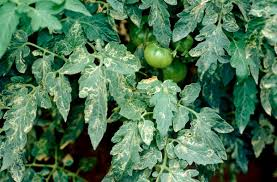
#> input picture pcv/scripts/features_extraction/tomato_leaf_test01.jpg, 277 x 182 px
$ python -i symptom_detector.py   (imports and definitions only)
#> lines starting #> are read from the running program, lines starting #| are printed output that depends on the picture; after the words box and inside, x2 and y2 are one past the last pixel; in counts of white or black regions, pixels touching at a corner belong together
#> further down, picture is the input picture: shape (182, 277, 3); mean B, G, R 83.6, 116.3, 76
import cv2
import numpy as np

def get_symptom_mask(hsv_image, leaf_mask=None):
    """
    Mendeteksi gejala penyakit tanaman dari gambar HSV dan menghasilkan mask yang sudah dibersihkan.

    Args:
        hsv_image (numpy.ndarray): Gambar input dalam format HSV
        leaf_mask (numpy.ndarray, optional): Mask daun untuk membatasi deteksi hanya di area daun

    Returns:
        numpy.ndarray: Mask biner (0-255) yang menunjukkan area gejala penyakit
    """
    # Define HSV ranges for different symptom colors
    # Brown symptoms (necrosis, brown spots)
    brown_lower = np.array([0, 50, 30])
    brown_upper = np.array([20, 200, 150])

    # Yellow symptoms (chlorosis, yellowing)
    yellow_lower = np.array([20, 80, 80])
    yellow_upper = np.array([35, 255, 200])

    # Create masks for each symptom type
    brown_mask = cv2.inRange(hsv_image, brown_lower, brown_upper)
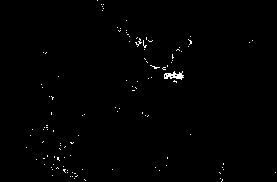
#> brown_mask: shape (182, 277); 0.68% white in thin lines or dots
    yellow_mask = cv2.inRange(hsv_image, yellow_lower, yellow_upper)
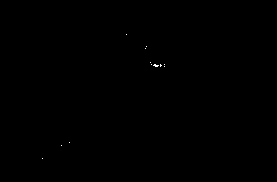
#> yellow_mask: shape (182, 277); 0.05% white in thin lines or dots, all inside (x1, y1, x2, y2) = (42, 34, 165, 159)

    # Combine all symptom masks
    combined_mask = cv2.bitwise_or(brown_mask, yellow_mask)
#> combined_mask: shape (182, 277); 0.73% white in thin lines or dots

    # Apply morphological operations to clean the mask
    cleaned_mask = apply_morphological_operations(combined_mask)

    # IMPLEMENTASI KRUSIAL: Bitwise AND dengan leaf_mask jika tersedia
    if leaf_mask is not None:
        cleaned_mask = cv2.bitwise_and(cleaned_mask, leaf_mask)

    return cleaned_mask

def apply_morphological_operations(mask):
    """
    Membersihkan mask menggunakan operasi morfologi OPEN dan CLOSE.

    Args:
        mask (numpy.ndarray): Mask biner input

    Returns:
        numpy.ndarray: Mask yang sudah dibersihkan dari noise
    """
    # Create kernel for morphological operations
    kernel = np.ones((5, 5), np.uint8)

    # Step 1: OPENING (erosion followed by dilation)
    # Menghilangkan noise kecil dan objek kecil di luar area utama
    cleaned_mask = cv2.morphologyEx(mask, cv2.MORPH_OPEN, kernel)
#> cleaned_mask: shape (182, 277); 0.05% white; 1 white region, box (x1, y1, x2, y2) and area: (177, 74, 182, 79) 25

    # Step 2: CLOSING (dilation followed by erosion)
    # Menutup lubang kecil dan menyatukan area yang terputus
    cleaned_mask = cv2.morphologyEx(cleaned_mask, cv2.MORPH_CLOSE, kernel)

    return cleaned_mask

# [158 lines left out: functions calculate_symptom_percentage, get_leaf_mask, visualize_detection, detect_symptom_type, not called in this run]

# Example usage and testing
# [56 lines not run here, left out]

>>> import cv2
>>> picture = cv2.imread('tomato_leaf_test01.jpg')
>>> result = get_symptom_mask(picture)

$ run again, on pcv/scripts/Analysis/daun 12.jpg
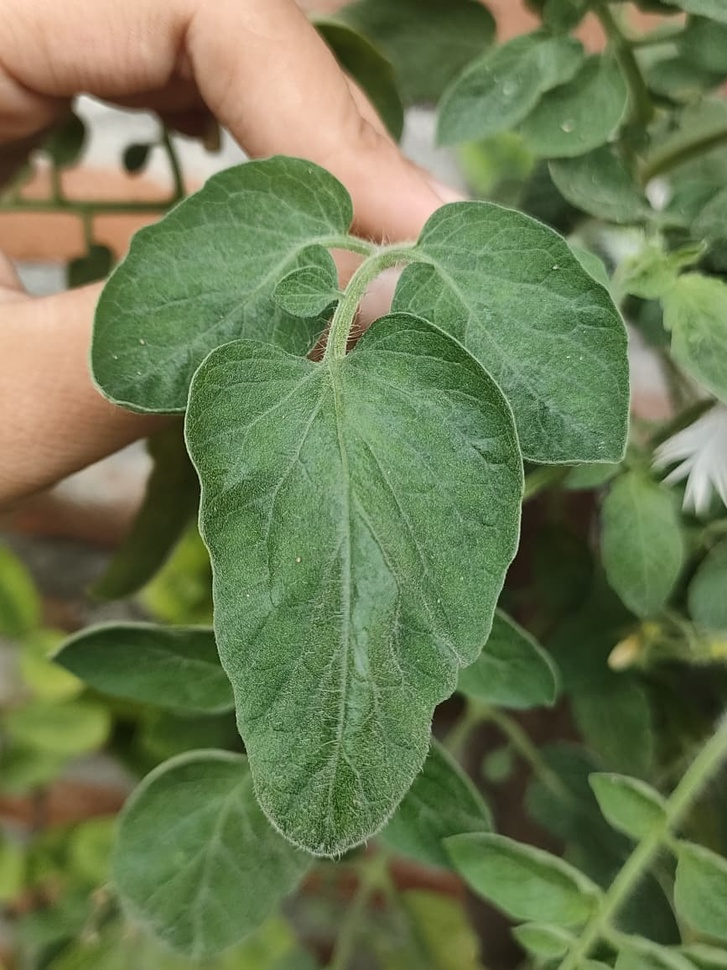
#> input picture pcv/scripts/Analysis/daun 12.jpg, 727 x 970 px, shrunk from 867 x 1156 before the run
#> picture is the input picture: shape (970, 727, 3); mean B, G, R 81, 121.2, 108.1
#> in get_symptom_mask, `brown_mask = cv2.inRange(hsv_image, brown_lower, brown_upper)`:
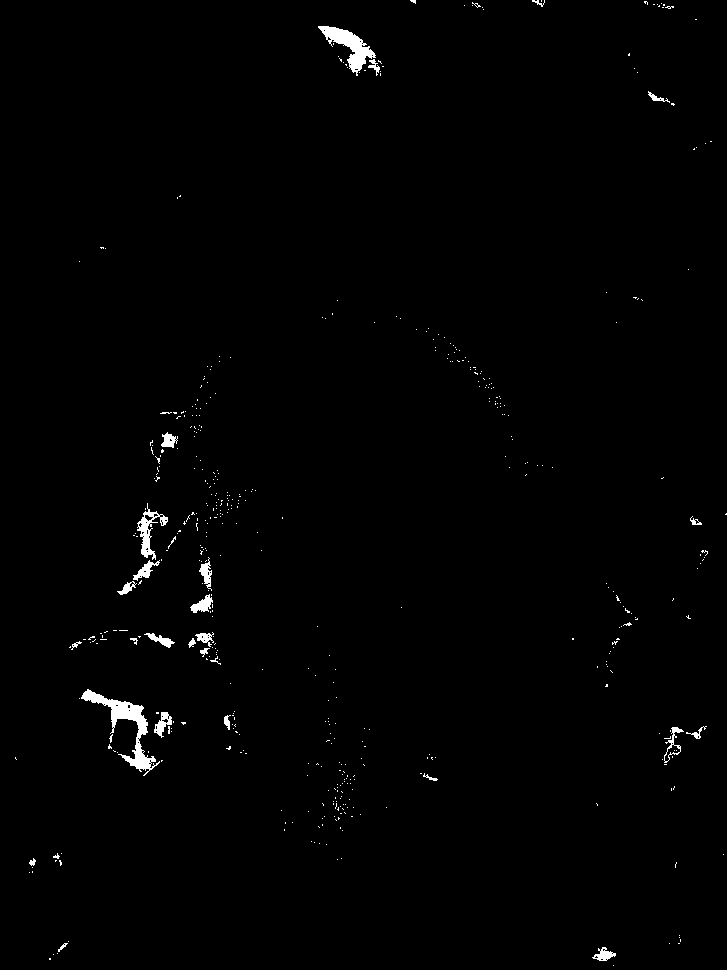
#> brown_mask: shape (970, 727); 0.92% white; 505 white regions (476 under 20 px), largest, box (x1, y1, x2, y2) and area: (81, 689, 160, 776) 1456, (318, 26, 376, 76) 995, (137, 503, 168, 560) 528
#> yellow_mask: shape (970, 727); 0.33% white; 69 white regions (60 under 20 px), largest, box (x1, y1, x2, y2) and area: (25, 821, 80, 888) 731, (181, 532, 208, 584) 713, (171, 595, 212, 623) 358
#> combined_mask: shape (970, 727); 1.3% white; 560 white regions (525 under 20 px), largest, box (x1, y1, x2, y2) and area: (74, 688, 160, 776) 1584, (318, 26, 376, 76) 995, (181, 532, 212, 591) 915
#> in apply_morphological_operations, `cleaned_mask = cv2.morphologyEx(mask, cv2.MORPH_OPEN, kernel)`:
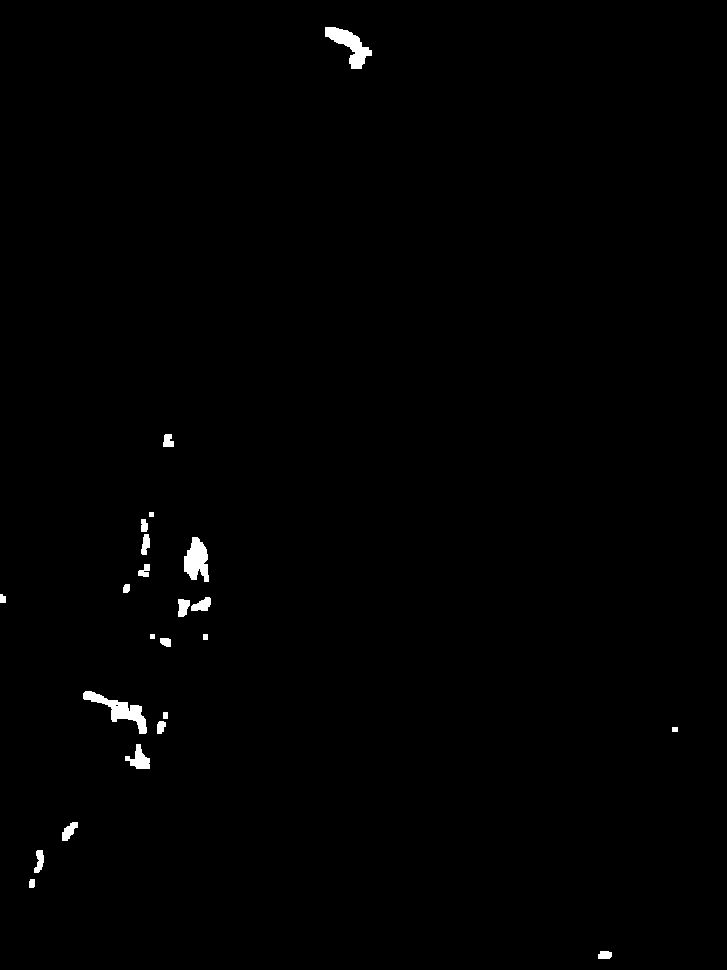
#> cleaned_mask: shape (970, 727); 0.64% white; 23 white regions, largest, box (x1, y1, x2, y2) and area: (83, 691, 147, 734) 877, (325, 27, 372, 69) 833, (184, 537, 209, 582) 763

$ run again, on pcv/scripts/Analysis/daun 13.jpg
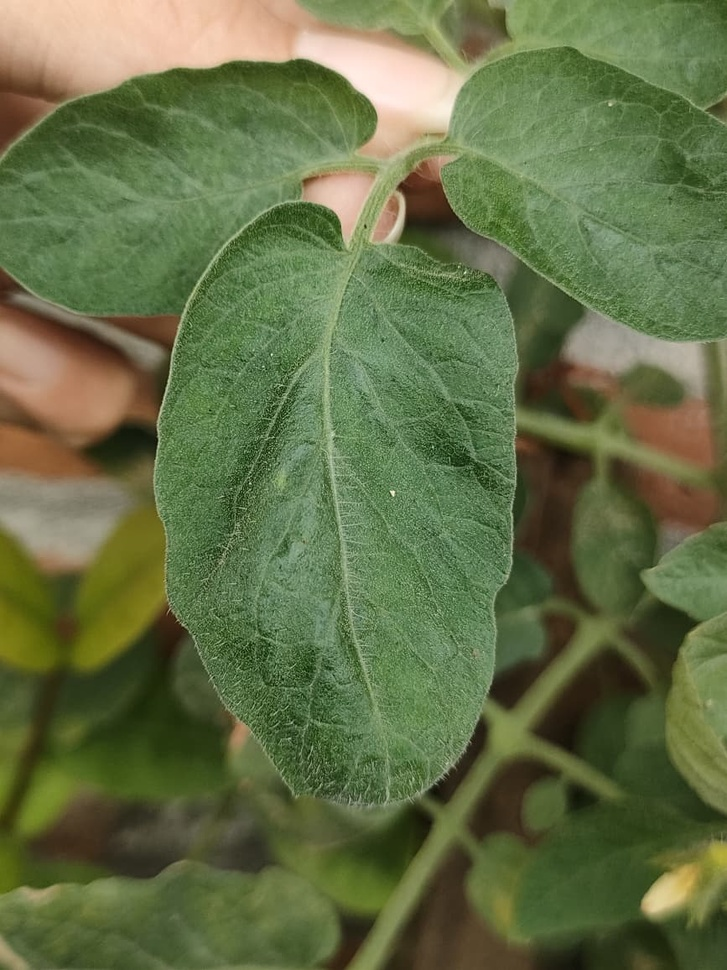
#> input picture pcv/scripts/Analysis/daun 13.jpg, 727 x 970 px, shrunk from 867 x 1156 before the run
#> picture is the input picture: shape (970, 727, 3); mean B, G, R 70.1, 111.5, 99.7
#> in get_symptom_mask, `brown_mask = cv2.inRange(hsv_image, brown_lower, brown_upper)`:
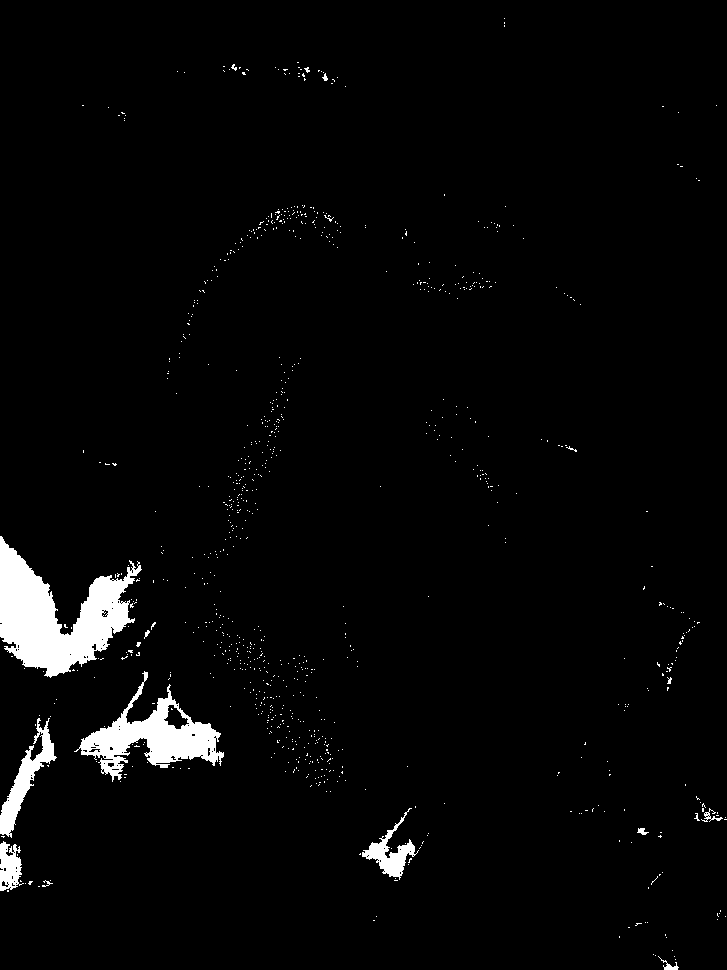
#> brown_mask: shape (970, 727); 2.9% white; 932 white regions (919 under 20 px), largest, box (x1, y1, x2, y2) and area: (0, 536, 142, 678) 9412, (74, 671, 224, 782) 5343, (0, 718, 57, 838) 1823
#> yellow_mask: shape (970, 727); 1.4% white; 99 white regions (83 under 20 px), largest, box (x1, y1, x2, y2) and area: (74, 504, 166, 671) 6521, (16, 762, 106, 839) 970, (0, 636, 47, 674) 652
#> combined_mask: shape (970, 727); 4.2% white; 963 white regions (943 under 20 px), largest, box (x1, y1, x2, y2) and area: (0, 504, 166, 678) 16489, (74, 671, 224, 782) 5343, (0, 718, 106, 839) 3184
#> in apply_morphological_operations, `cleaned_mask = cv2.morphologyEx(mask, cv2.MORPH_OPEN, kernel)`:
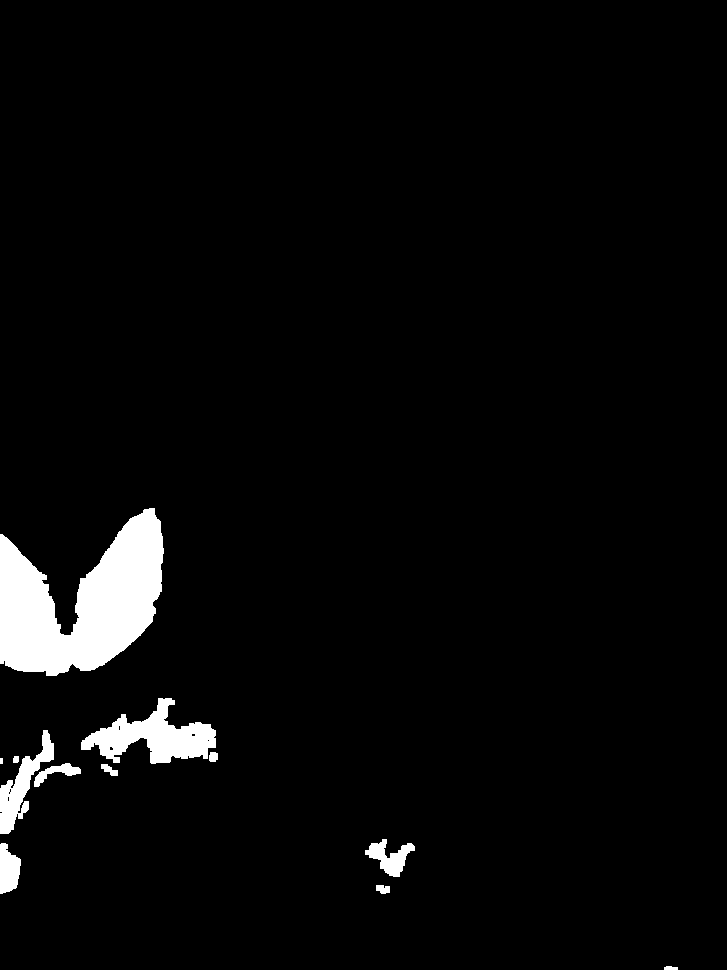
#> cleaned_mask: shape (970, 727); 3.5% white; 12 white regions (1 under 20 px), largest, box (x1, y1, x2, y2) and area: (0, 508, 164, 676) 16258, (81, 698, 216, 764) 4238, (0, 730, 54, 834) 1893
